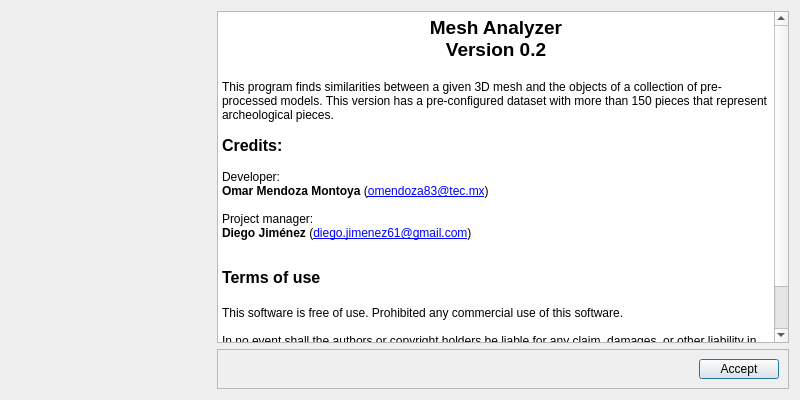
<?xml version="1.0" encoding="UTF-8"?>
<ui version="4.0">
 <class>AboutWindow</class>
 <widget class="QDialog" name="AboutWindow">
  <property name="windowModality">
   <enum>Qt::ApplicationModal</enum>
  </property>
  <property name="geometry">
   <rect>
    <x>0</x>
    <y>0</y>
    <width>800</width>
    <height>400</height>
   </rect>
  </property>
  <property name="minimumSize">
   <size>
    <width>800</width>
    <height>400</height>
   </size>
  </property>
  <property name="maximumSize">
   <size>
    <width>800</width>
    <height>400</height>
   </size>
  </property>
  <property name="windowTitle">
   <string>About...</string>
  </property>
  <property name="windowIcon">
   <iconset resource="../../resources/icons.qrc">
    <normaloff>:/icons/meshAnalyzerIco</normaloff>:/icons/meshAnalyzerIco</iconset>
  </property>
  <property name="modal">
   <bool>true</bool>
  </property>
  <layout class="QGridLayout" name="gridLayout">
   <item row="0" column="1" rowspan="2">
    <widget class="QTextEdit" name="descriptionText">
     <property name="frameShape">
      <enum>QFrame::StyledPanel</enum>
     </property>
     <property name="readOnly">
      <bool>true</bool>
     </property>
     <property name="html">
      <string>&lt;!DOCTYPE HTML PUBLIC &quot;-//W3C//DTD HTML 4.0//EN&quot; &quot;http://www.w3.org/TR/REC-html40/strict.dtd&quot;&gt;
&lt;html&gt;&lt;head&gt;&lt;meta name=&quot;qrichtext&quot; content=&quot;1&quot; /&gt;&lt;meta charset=&quot;utf-8&quot; /&gt;&lt;style type=&quot;text/css&quot;&gt;
p, li { white-space: pre-wrap; }
&lt;/style&gt;&lt;/head&gt;&lt;body style=&quot; font-family:'Segoe UI'; font-size:9pt; font-weight:400; font-style:normal;&quot;&gt;
&lt;p align=&quot;center&quot; style=&quot; margin-top:0px; margin-bottom:0px; margin-left:0px; margin-right:0px; -qt-block-indent:0; text-indent:0px;&quot;&gt;&lt;span style=&quot; font-family:'MS Shell Dlg 2'; font-size:14pt; font-weight:600;&quot;&gt;Mesh Analyzer&lt;br /&gt;Version 0.2&lt;/span&gt;&lt;/p&gt;
&lt;p style=&quot;-qt-paragraph-type:empty; margin-top:0px; margin-bottom:0px; margin-left:0px; margin-right:0px; -qt-block-indent:0; text-indent:0px; font-family:'MS Shell Dlg 2'; font-size:12pt;&quot;&gt;&lt;br /&gt;&lt;/p&gt;
&lt;p style=&quot; margin-top:0px; margin-bottom:0px; margin-left:0px; margin-right:0px; -qt-block-indent:0; text-indent:0px;&quot;&gt;This program finds similarities between a given 3D mesh and the objects of a collection of pre-processed models. This version has a pre-configured dataset with more than 150 pieces that represent archeological pieces.&lt;/p&gt;
&lt;p style=&quot;-qt-paragraph-type:empty; margin-top:0px; margin-bottom:0px; margin-left:0px; margin-right:0px; -qt-block-indent:0; text-indent:0px; font-family:'Cambria,serif'; font-weight:600;&quot;&gt;&lt;br /&gt;&lt;/p&gt;
&lt;p style=&quot; margin-top:0px; margin-bottom:0px; margin-left:0px; margin-right:0px; -qt-block-indent:0; text-indent:0px;&quot;&gt;&lt;span style=&quot; font-family:'Cambria,serif'; font-size:12pt; font-weight:600;&quot;&gt;Credits:&lt;/span&gt;&lt;span style=&quot; font-family:'MS Shell Dlg 2'; font-size:12pt;&quot;&gt; &lt;/span&gt;&lt;/p&gt;
&lt;p style=&quot;-qt-paragraph-type:empty; margin-top:0px; margin-bottom:0px; margin-left:0px; margin-right:0px; -qt-block-indent:0; text-indent:0px; font-family:'Cambria,serif'; font-size:10pt; font-weight:600;&quot;&gt;&lt;br /&gt;&lt;/p&gt;
&lt;p style=&quot; margin-top:0px; margin-bottom:0px; margin-left:0px; margin-right:0px; -qt-block-indent:0; text-indent:0px;&quot;&gt;Developer:&lt;/p&gt;
&lt;p style=&quot; margin-top:0px; margin-bottom:0px; margin-left:0px; margin-right:0px; -qt-block-indent:0; text-indent:0px;&quot;&gt;&lt;span style=&quot; font-family:'MS Shell Dlg 2'; font-weight:600;&quot;&gt;Omar Mendoza Montoya&lt;/span&gt;&lt;span style=&quot; font-family:'MS Shell Dlg 2';&quot;&gt; (&lt;/span&gt;&lt;a href=&quot;mailto:omendoza83@tec.mx&quot;&gt;&lt;span style=&quot; text-decoration: underline; color:#0000ff;&quot;&gt;omendoza83@tec.mx&lt;/span&gt;&lt;/a&gt;&lt;span style=&quot; font-family:'MS Shell Dlg 2';&quot;&gt;)&lt;/span&gt;&lt;/p&gt;
&lt;p style=&quot;-qt-paragraph-type:empty; margin-top:0px; margin-bottom:0px; margin-left:0px; margin-right:0px; -qt-block-indent:0; text-indent:0px; font-family:'MS Shell Dlg 2';&quot;&gt;&lt;br /&gt;&lt;/p&gt;
&lt;p style=&quot; margin-top:0px; margin-bottom:0px; margin-left:0px; margin-right:0px; -qt-block-indent:0; text-indent:0px;&quot;&gt;&lt;span style=&quot; font-family:'MS Shell Dlg 2';&quot;&gt;Project manager:&lt;/span&gt;&lt;/p&gt;
&lt;p style=&quot; margin-top:0px; margin-bottom:0px; margin-left:0px; margin-right:0px; -qt-block-indent:0; text-indent:0px;&quot;&gt;&lt;span style=&quot; font-family:'MS Shell Dlg 2'; font-weight:600;&quot;&gt;Diego Jiménez&lt;/span&gt;&lt;span style=&quot; font-family:'MS Shell Dlg 2';&quot;&gt; (&lt;/span&gt;&lt;a href=&quot;mailto: diego.jimenez61@gmail.com&quot;&gt;&lt;span style=&quot; text-decoration: underline; color:#0000ff;&quot;&gt;diego.jimenez61@gmail.com&lt;/span&gt;&lt;/a&gt;&lt;span style=&quot; font-family:'MS Shell Dlg 2';&quot;&gt;)&lt;/span&gt;&lt;/p&gt;
&lt;p style=&quot;-qt-paragraph-type:empty; margin-top:0px; margin-bottom:0px; margin-left:0px; margin-right:0px; -qt-block-indent:0; text-indent:0px; font-family:'MS Shell Dlg 2';&quot;&gt;&lt;br /&gt;&lt;/p&gt;
&lt;p style=&quot;-qt-paragraph-type:empty; margin-top:0px; margin-bottom:0px; margin-left:0px; margin-right:0px; -qt-block-indent:0; text-indent:0px; font-family:'MS Shell Dlg 2';&quot;&gt;&lt;br /&gt;&lt;/p&gt;
&lt;p style=&quot; margin-top:0px; margin-bottom:0px; margin-left:0px; margin-right:0px; -qt-block-indent:0; text-indent:0px;&quot;&gt;&lt;span style=&quot; font-size:12pt; font-weight:700;&quot;&gt;Terms of use&lt;/span&gt;&lt;/p&gt;
&lt;p style=&quot;-qt-paragraph-type:empty; margin-top:0px; margin-bottom:0px; margin-left:0px; margin-right:0px; -qt-block-indent:0; text-indent:0px; font-size:12pt; font-weight:700;&quot;&gt;&lt;br /&gt;&lt;/p&gt;
&lt;p style=&quot; margin-top:0px; margin-bottom:0px; margin-left:0px; margin-right:0px; -qt-block-indent:0; text-indent:0px;&quot;&gt;This software is free of use. Prohibited any commercial use of this software. &lt;/p&gt;
&lt;p style=&quot;-qt-paragraph-type:empty; margin-top:0px; margin-bottom:0px; margin-left:0px; margin-right:0px; -qt-block-indent:0; text-indent:0px;&quot;&gt;&lt;br /&gt;&lt;/p&gt;
&lt;p style=&quot; margin-top:0px; margin-bottom:0px; margin-left:0px; margin-right:0px; -qt-block-indent:0; text-indent:0px;&quot;&gt;In no event shall the authors or copyright holders be liable for any claim, damages, or other liability in connection with the use of this software.&lt;/p&gt;
&lt;p style=&quot;-qt-paragraph-type:empty; margin-top:0px; margin-bottom:0px; margin-left:0px; margin-right:0px; -qt-block-indent:0; text-indent:0px;&quot;&gt;&lt;br /&gt;&lt;/p&gt;
&lt;p style=&quot; margin-top:0px; margin-bottom:0px; margin-left:0px; margin-right:0px; -qt-block-indent:0; text-indent:0px;&quot;&gt;&lt;span style=&quot; font-weight:700;&quot;&gt;Copyright (c) 2022&lt;/span&gt; Omar Mendoza Montoya&lt;/p&gt;&lt;/body&gt;&lt;/html&gt;</string>
     </property>
     <property name="textInteractionFlags">
      <set>Qt::LinksAccessibleByMouse|Qt::TextSelectableByMouse</set>
     </property>
    </widget>
   </item>
   <item row="2" column="1">
    <widget class="QFrame" name="okFrame">
     <property name="sizePolicy">
      <sizepolicy hsizetype="Preferred" vsizetype="Preferred">
       <horstretch>0</horstretch>
       <verstretch>0</verstretch>
      </sizepolicy>
     </property>
     <property name="maximumSize">
      <size>
       <width>16777215</width>
       <height>40</height>
      </size>
     </property>
     <property name="frameShape">
      <enum>QFrame::StyledPanel</enum>
     </property>
     <property name="frameShadow">
      <enum>QFrame::Raised</enum>
     </property>
     <layout class="QGridLayout" name="acceptLayout">
      <item row="0" column="1">
       <widget class="QPushButton" name="okButton">
        <property name="text">
         <string>Accept</string>
        </property>
        <property name="autoDefault">
         <bool>true</bool>
        </property>
        <property name="default">
         <bool>true</bool>
        </property>
       </widget>
      </item>
      <item row="0" column="0">
       <spacer name="okSpacer">
        <property name="orientation">
         <enum>Qt::Horizontal</enum>
        </property>
        <property name="sizeHint" stdset="0">
         <size>
          <width>40</width>
          <height>20</height>
         </size>
        </property>
       </spacer>
      </item>
     </layout>
    </widget>
   </item>
   <item row="0" column="0">
    <widget class="QLabel" name="logoLabel">
     <property name="minimumSize">
      <size>
       <width>200</width>
       <height>200</height>
      </size>
     </property>
     <property name="maximumSize">
      <size>
       <width>200</width>
       <height>200</height>
      </size>
     </property>
     <property name="text">
      <string/>
     </property>
     <property name="pixmap">
      <pixmap resource="../../resources/icons.qrc">:/icons/meshAnalyzer</pixmap>
     </property>
     <property name="scaledContents">
      <bool>true</bool>
     </property>
     <property name="alignment">
      <set>Qt::AlignCenter</set>
     </property>
    </widget>
   </item>
   <item row="1" column="0" rowspan="2">
    <spacer name="verticalSpacer">
     <property name="orientation">
      <enum>Qt::Vertical</enum>
     </property>
     <property name="sizeHint" stdset="0">
      <size>
       <width>20</width>
       <height>40</height>
      </size>
     </property>
    </spacer>
   </item>
  </layout>
 </widget>
 <resources>
  <include location="../../resources/icons.qrc"/>
 </resources>
 <connections>
  <connection>
   <sender>okButton</sender>
   <signal>clicked()</signal>
   <receiver>AboutWindow</receiver>
   <slot>accept()</slot>
   <hints>
    <hint type="sourcelabel">
     <x>401</x>
     <y>483</y>
    </hint>
    <hint type="destinationlabel">
     <x>352</x>
     <y>-21</y>
    </hint>
   </hints>
  </connection>
 </connections>
</ui>
